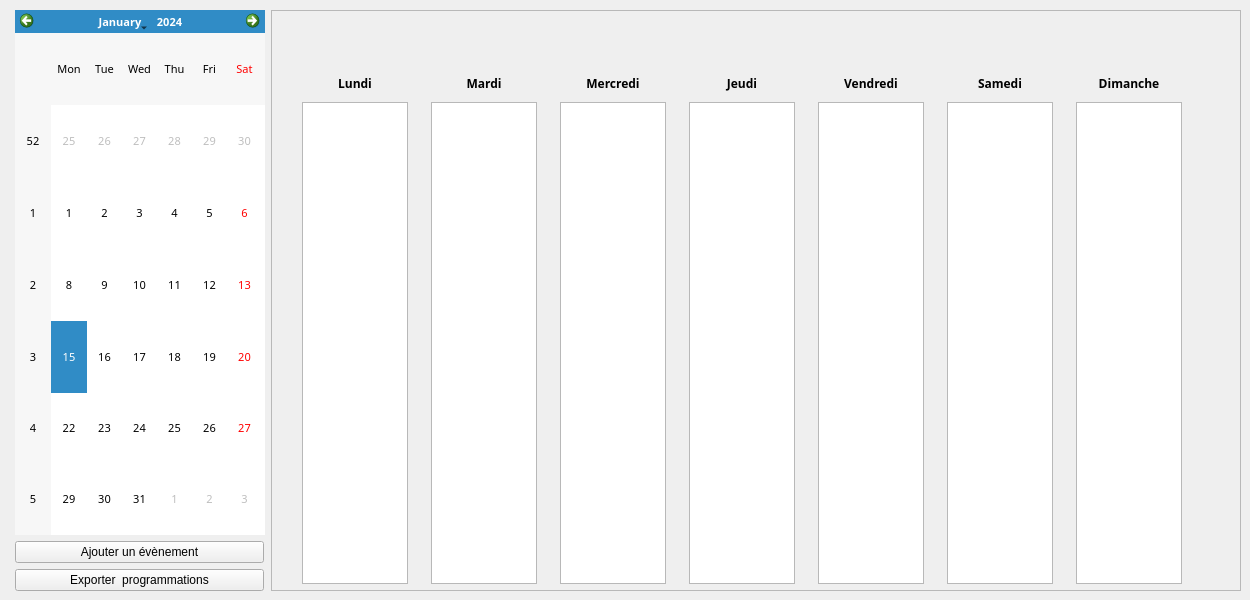
    <widget class="QWidget" name="tab_agenda">
     <attribute name="title">
      <string>Agenda</string>
     </attribute>
     <widget class="QWidget" name="horizontalLayoutWidget">
      <property name="geometry">
       <rect>
        <x>10</x>
        <y>10</y>
        <width>1231</width>
        <height>581</height>
       </rect>
      </property>
      <layout class="QHBoxLayout" name="horizontalLayout_semaine">
       <property name="sizeConstraint">
        <enum>QLayout::SetNoConstraint</enum>
       </property>
       <property name="leftMargin">
        <number>0</number>
       </property>
       <item>
        <layout class="QVBoxLayout" name="verticalLayout_11">
         <property name="sizeConstraint">
          <enum>QLayout::SetMinimumSize</enum>
         </property>
         <property name="leftMargin">
          <number>5</number>
         </property>
         <item>
          <widget class="QCalendarWidget" name="calendarWidget">
           <property name="enabled">
            <bool>true</bool>
           </property>
           <property name="sizePolicy">
            <sizepolicy hsizetype="MinimumExpanding" vsizetype="MinimumExpanding">
             <horstretch>50</horstretch>
             <verstretch>0</verstretch>
            </sizepolicy>
           </property>
           <property name="maximumSize">
            <size>
             <width>250</width>
             <height>16777215</height>
            </size>
           </property>
           <property name="sizeIncrement">
            <size>
             <width>100</width>
             <height>0</height>
            </size>
           </property>
           <property name="baseSize">
            <size>
             <width>200</width>
             <height>0</height>
            </size>
           </property>
           <property name="font">
            <font>
             <family>Droid Sans</family>
             <pointsize>8</pointsize>
             <kerning>true</kerning>
            </font>
           </property>
          </widget>
         </item>
         <item>
          <widget class="QPushButton" name="Bouton_ajouter_evenement">
           <property name="sizePolicy">
            <sizepolicy hsizetype="Fixed" vsizetype="Fixed">
             <horstretch>0</horstretch>
             <verstretch>0</verstretch>
            </sizepolicy>
           </property>
           <property name="minimumSize">
            <size>
             <width>249</width>
             <height>0</height>
            </size>
           </property>
           <property name="maximumSize">
            <size>
             <width>249</width>
             <height>16777215</height>
            </size>
           </property>
           <property name="text">
            <string>Ajouter un évènement</string>
           </property>
           <property name="autoDefault">
            <bool>false</bool>
           </property>
           <property name="default">
            <bool>false</bool>
           </property>
           <property name="flat">
            <bool>false</bool>
           </property>
          </widget>
         </item>
         <item>
          <widget class="QPushButton" name="Bouton_exporter_programmations_semaine">
           <property name="minimumSize">
            <size>
             <width>249</width>
             <height>0</height>
            </size>
           </property>
           <property name="maximumSize">
            <size>
             <width>249</width>
             <height>16777215</height>
            </size>
           </property>
           <property name="text">
            <string>Exporter  programmations</string>
           </property>
          </widget>
         </item>
        </layout>
       </item>
       <item>
        <widget class="QFrame" name="frame">
         <property name="minimumSize">
          <size>
           <width>800</width>
           <height>0</height>
          </size>
         </property>
         <property name="frameShape">
          <enum>QFrame::StyledPanel</enum>
         </property>
         <property name="frameShadow">
          <enum>QFrame::Raised</enum>
         </property>
         <property name="lineWidth">
          <number>1</number>
         </property>
         <widget class="QWidget" name="horizontalLayoutWidget_2">
          <property name="geometry">
           <rect>
            <x>20</x>
            <y>30</y>
            <width>901</width>
            <height>544</height>
           </rect>
          </property>
          <layout class="QHBoxLayout" name="horizontalLayout_3">
           <property name="leftMargin">
            <number>4</number>
           </property>
           <item>
            <layout class="QVBoxLayout" name="verticalLayout_3">
             <property name="sizeConstraint">
              <enum>QLayout::SetDefaultConstraint</enum>
             </property>
             <item>
              <widget class="QLabel" name="date_lundi">
               <property name="text">
                <string/>
               </property>
               <property name="alignment">
                <set>Qt::AlignCenter</set>
               </property>
              </widget>
             </item>
             <item>
              <widget class="QLabel" name="label_2">
               <property name="font">
                <font>
                 <family>Saab</family>
                 <weight>75</weight>
                 <italic>false</italic>
                 <bold>true</bold>
                </font>
               </property>
               <property name="text">
                <string>Lundi</string>
               </property>
               <property name="alignment">
                <set>Qt::AlignCenter</set>
               </property>
              </widget>
             </item>
             <item>
              <widget class="QGraphicsView" name="graphicsView_lundi">
               <property name="minimumSize">
                <size>
                 <width>106</width>
                 <height>482</height>
                </size>
               </property>
               <property name="maximumSize">
                <size>
                 <width>106</width>
                 <height>482</height>
                </size>
               </property>
               <property name="baseSize">
                <size>
                 <width>100</width>
                 <height>482</height>
                </size>
               </property>
               <property name="frameShape">
                <enum>QFrame::StyledPanel</enum>
               </property>
               <property name="frameShadow">
                <enum>QFrame::Sunken</enum>
               </property>
               <property name="lineWidth">
                <number>1</number>
               </property>
               <property name="alignment">
                <set>Qt::AlignHCenter|Qt::AlignTop</set>
               </property>
              </widget>
             </item>
            </layout>
           </item>
           <item>
            <spacer name="verticalSpacer">
             <property name="orientation">
              <enum>Qt::Vertical</enum>
             </property>
             <property name="sizeType">
              <enum>QSizePolicy::Expanding</enum>
             </property>
             <property name="sizeHint" stdset="0">
              <size>
               <width>10</width>
               <height>40</height>
              </size>
             </property>
            </spacer>
           </item>
           <item>
            <layout class="QVBoxLayout" name="verticalLayout_4">
             <property name="spacing">
              <number>6</number>
             </property>
             <property name="sizeConstraint">
              <enum>QLayout::SetMinimumSize</enum>
             </property>
             <property name="leftMargin">
              <number>0</number>
             </property>
             <property name="bottomMargin">
              <number>0</number>
             </property>
             <item>
              <widget class="QLabel" name="date_mardi">
               <property name="text">
                <string/>
               </property>
               <property name="alignment">
                <set>Qt::AlignCenter</set>
               </property>
              </widget>
             </item>
             <item>
              <widget class="QLabel" name="label_3">
               <property name="font">
                <font>
                 <family>Saab</family>
                 <weight>75</weight>
                 <bold>true</bold>
                </font>
               </property>
               <property name="text">
                <string>Mardi</string>
               </property>
               <property name="alignment">
                <set>Qt::AlignCenter</set>
               </property>
              </widget>
             </item>
             <item>
              <widget class="QGraphicsView" name="graphicsView_mardi">
               <property name="minimumSize">
                <size>
                 <width>106</width>
                 <height>482</height>
                </size>
               </property>
               <property name="maximumSize">
                <size>
                 <width>106</width>
                 <height>482</height>
                </size>
               </property>
              </widget>
             </item>
            </layout>
           </item>
           <item>
            <spacer name="verticalSpacer_2">
             <property name="orientation">
              <enum>Qt::Vertical</enum>
             </property>
             <property name="sizeHint" stdset="0">
              <size>
               <width>10</width>
               <height>40</height>
              </size>
             </property>
            </spacer>
           </item>
           <item>
            <layout class="QVBoxLayout" name="verticalLayout_5">
             <property name="leftMargin">
              <number>0</number>
             </property>
             <item>
              <widget class="QLabel" name="date_mercredi">
               <property name="text">
                <string/>
               </property>
               <property name="alignment">
                <set>Qt::AlignCenter</set>
               </property>
              </widget>
             </item>
             <item>
              <widget class="QLabel" name="label_4">
               <property name="font">
                <font>
                 <family>Saab</family>
                 <weight>75</weight>
                 <bold>true</bold>
                </font>
               </property>
               <property name="text">
                <string>Mercredi</string>
               </property>
               <property name="alignment">
                <set>Qt::AlignCenter</set>
               </property>
              </widget>
             </item>
             <item>
              <widget class="QGraphicsView" name="graphicsView_mercredi">
               <property name="minimumSize">
                <size>
                 <width>106</width>
                 <height>482</height>
                </size>
               </property>
               <property name="maximumSize">
                <size>
                 <width>106</width>
                 <height>482</height>
                </size>
               </property>
              </widget>
             </item>
            </layout>
           </item>
           <item>
            <spacer name="verticalSpacer_3">
             <property name="orientation">
              <enum>Qt::Vertical</enum>
             </property>
             <property name="sizeHint" stdset="0">
              <size>
               <width>10</width>
               <height>40</height>
              </size>
             </property>
            </spacer>
           </item>
           <item>
            <layout class="QVBoxLayout" name="verticalLayout_6">
             <property name="leftMargin">
              <number>0</number>
             </property>
             <item>
              <widget class="QLabel" name="date_jeudi">
               <property name="text">
                <string/>
               </property>
               <property name="alignment">
                <set>Qt::AlignCenter</set>
               </property>
              </widget>
             </item>
             <item>
              <widget class="QLabel" name="label_5">
               <property name="font">
                <font>
                 <family>Saab</family>
                 <weight>75</weight>
                 <bold>true</bold>
                </font>
               </property>
               <property name="text">
                <string>Jeudi</string>
               </property>
               <property name="alignment">
                <set>Qt::AlignCenter</set>
               </property>
              </widget>
             </item>
             <item>
              <widget class="QGraphicsView" name="graphicsView_jeudi">
               <property name="minimumSize">
                <size>
                 <width>106</width>
                 <height>482</height>
                </size>
               </property>
               <property name="maximumSize">
                <size>
                 <width>106</width>
                 <height>482</height>
                </size>
               </property>
              </widget>
             </item>
            </layout>
           </item>
           <item>
            <spacer name="verticalSpacer_4">
             <property name="orientation">
              <enum>Qt::Vertical</enum>
             </property>
             <property name="sizeHint" stdset="0">
              <size>
               <width>10</width>
               <height>40</height>
              </size>
             </property>
            </spacer>
           </item>
           <item>
            <layout class="QVBoxLayout" name="verticalLayout_7">
             <property name="leftMargin">
              <number>0</number>
             </property>
             <item>
              <widget class="QLabel" name="date_vendredi">
               <property name="text">
                <string/>
               </property>
               <property name="alignment">
                <set>Qt::AlignCenter</set>
               </property>
              </widget>
             </item>
             <item>
              <widget class="QLabel" name="label_6">
               <property name="font">
                <font>
                 <family>Saab</family>
                 <weight>75</weight>
                 <bold>true</bold>
                </font>
               </property>
               <property name="text">
                <string>Vendredi</string>
               </property>
               <property name="alignment">
                <set>Qt::AlignCenter</set>
               </property>
              </widget>
             </item>
             <item>
              <widget class="QGraphicsView" name="graphicsView_vendredi">
               <property name="minimumSize">
                <size>
                 <width>106</width>
                 <height>482</height>
                </size>
               </property>
               <property name="maximumSize">
                <size>
                 <width>106</width>
                 <height>482</height>
                </size>
               </property>
              </widget>
             </item>
            </layout>
           </item>
           <item>
            <spacer name="verticalSpacer_5">
             <property name="orientation">
              <enum>Qt::Vertical</enum>
             </property>
             <property name="sizeHint" stdset="0">
              <size>
               <width>10</width>
               <height>40</height>
              </size>
             </property>
            </spacer>
           </item>
           <item>
            <layout class="QVBoxLayout" name="verticalLayout_8">
             <property name="leftMargin">
              <number>0</number>
             </property>
             <item>
              <widget class="QLabel" name="date_samedi">
               <property name="text">
                <string/>
               </property>
               <property name="alignment">
                <set>Qt::AlignCenter</set>
               </property>
              </widget>
             </item>
             <item>
              <widget class="QLabel" name="label_7">
               <property name="font">
                <font>
                 <family>Saab</family>
                 <weight>75</weight>
                 <bold>true</bold>
                </font>
               </property>
               <property name="text">
                <string>Samedi</string>
               </property>
               <property name="alignment">
                <set>Qt::AlignCenter</set>
               </property>
              </widget>
             </item>
             <item>
              <widget class="QGraphicsView" name="graphicsView_samedi">
               <property name="minimumSize">
                <size>
                 <width>106</width>
                 <height>482</height>
                </size>
               </property>
               <property name="maximumSize">
                <size>
                 <width>106</width>
                 <height>482</height>
                </size>
               </property>
              </widget>
             </item>
            </layout>
           </item>
           <item>
            <spacer name="verticalSpacer_6">
             <property name="orientation">
              <enum>Qt::Vertical</enum>
             </property>
             <property name="sizeHint" stdset="0">
              <size>
               <width>10</width>
               <height>40</height>
              </size>
             </property>
            </spacer>
           </item>
           <item>
            <layout class="QVBoxLayout" name="verticalLayout_9">
             <property name="leftMargin">
              <number>0</number>
             </property>
             <item>
              <widget class="QLabel" name="date_dimanche">
               <property name="text">
                <string/>
               </property>
               <property name="alignment">
                <set>Qt::AlignCenter</set>
               </property>
              </widget>
             </item>
             <item>
              <widget class="QLabel" name="label_8">
               <property name="font">
                <font>
                 <family>Saab</family>
                 <weight>75</weight>
                 <bold>true</bold>
                </font>
               </property>
               <property name="text">
                <string>Dimanche</string>
               </property>
               <property name="alignment">
                <set>Qt::AlignCenter</set>
               </property>
              </widget>
             </item>
             <item>
              <widget class="QGraphicsView" name="graphicsView_dimanche">
               <property name="minimumSize">
                <size>
                 <width>106</width>
                 <height>482</height>
                </size>
               </property>
               <property name="maximumSize">
                <size>
                 <width>106</width>
                 <height>482</height>
                </size>
               </property>
              </widget>
             </item>
            </layout>
           </item>
          </layout>
         </widget>
        </widget>
       </item>
      </layout>
     </widget>
    </widget>
